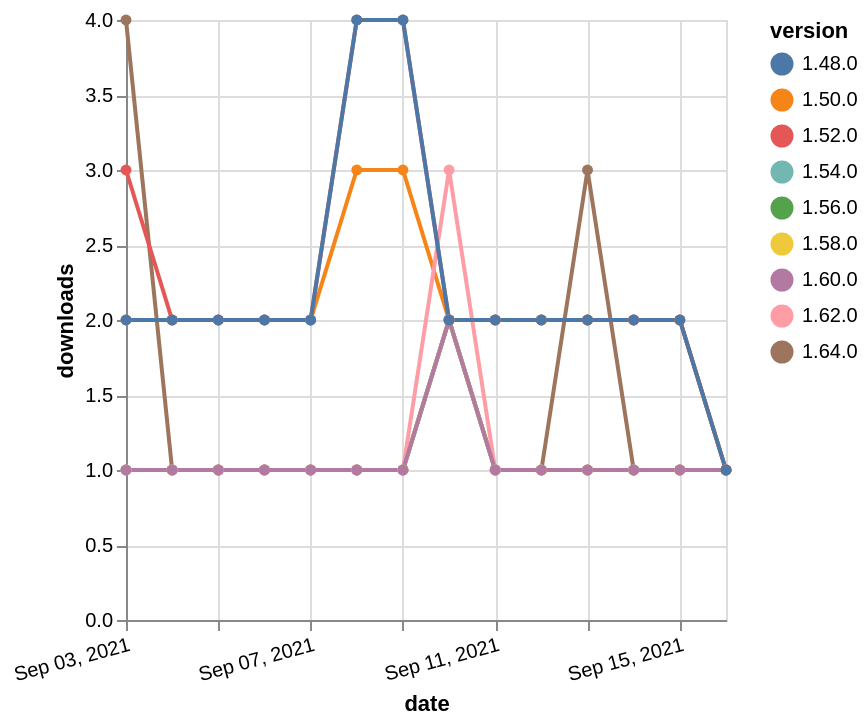

The Vega-Lite source for this figure:
### Vega-Lite specification from a JSON file in a GitHub repository (floating-point values rounded to 4 significant figures)
{"$schema": "https://vega.github.io/schema/vega-lite/v5.json", "description": "A simple bar chart with embedded data.", "data": {"values": [{"date": "2021-09-03", "total": 198, "delta": 1, "version": "1.56.0"}, {"date": "2021-09-04", "total": 199, "delta": 1, "version": "1.56.0"}, {"date": "2021-09-05", "total": 200, "delta": 1, "version": "1.56.0"}, {"date": "2021-09-06", "total": 201, "delta": 1, "version": "1.56.0"}, {"date": "2021-09-07", "total": 202, "delta": 1, "version": "1.56.0"}, {"date": "2021-09-08", "total": 203, "delta": 1, "version": "1.56.0"}, {"date": "2021-09-09", "total": 204, "delta": 1, "version": "1.56.0"}, {"date": "2021-09-10", "total": 206, "delta": 2, "version": "1.56.0"}, {"date": "2021-09-11", "total": 207, "delta": 1, "version": "1.56.0"}, {"date": "2021-09-12", "total": 208, "delta": 1, "version": "1.56.0"}, {"date": "2021-09-13", "total": 209, "delta": 1, "version": "1.56.0"}, {"date": "2021-09-14", "total": 210, "delta": 1, "version": "1.56.0"}, {"date": "2021-09-15", "total": 211, "delta": 1, "version": "1.56.0"}, {"date": "2021-09-16", "total": 212, "delta": 1, "version": "1.56.0"}, {"date": "2021-09-03", "total": 123, "delta": 4, "version": "1.64.0"}, {"date": "2021-09-04", "total": 124, "delta": 1, "version": "1.64.0"}, {"date": "2021-09-05", "total": 125, "delta": 1, "version": "1.64.0"}, {"date": "2021-09-06", "total": 126, "delta": 1, "version": "1.64.0"}, {"date": "2021-09-07", "total": 127, "delta": 1, "version": "1.64.0"}, {"date": "2021-09-08", "total": 128, "delta": 1, "version": "1.64.0"}, {"date": "2021-09-09", "total": 129, "delta": 1, "version": "1.64.0"}, {"date": "2021-09-10", "total": 131, "delta": 2, "version": "1.64.0"}, {"date": "2021-09-11", "total": 132, "delta": 1, "version": "1.64.0"}, {"date": "2021-09-12", "total": 133, "delta": 1, "version": "1.64.0"}, {"date": "2021-09-13", "total": 136, "delta": 3, "version": "1.64.0"}, {"date": "2021-09-14", "total": 137, "delta": 1, "version": "1.64.0"}, {"date": "2021-09-15", "total": 138, "delta": 1, "version": "1.64.0"}, {"date": "2021-09-16", "total": 139, "delta": 1, "version": "1.64.0"}, {"date": "2021-09-03", "total": 245, "delta": 1, "version": "1.54.0"}, {"date": "2021-09-04", "total": 246, "delta": 1, "version": "1.54.0"}, {"date": "2021-09-05", "total": 247, "delta": 1, "version": "1.54.0"}, {"date": "2021-09-06", "total": 248, "delta": 1, "version": "1.54.0"}, {"date": "2021-09-07", "total": 249, "delta": 1, "version": "1.54.0"}, {"date": "2021-09-08", "total": 250, "delta": 1, "version": "1.54.0"}, {"date": "2021-09-09", "total": 251, "delta": 1, "version": "1.54.0"}, {"date": "2021-09-10", "total": 253, "delta": 2, "version": "1.54.0"}, {"date": "2021-09-11", "total": 254, "delta": 1, "version": "1.54.0"}, {"date": "2021-09-12", "total": 255, "delta": 1, "version": "1.54.0"}, {"date": "2021-09-13", "total": 256, "delta": 1, "version": "1.54.0"}, {"date": "2021-09-14", "total": 257, "delta": 1, "version": "1.54.0"}, {"date": "2021-09-15", "total": 258, "delta": 1, "version": "1.54.0"}, {"date": "2021-09-16", "total": 259, "delta": 1, "version": "1.54.0"}, {"date": "2021-09-03", "total": 185, "delta": 1, "version": "1.58.0"}, {"date": "2021-09-04", "total": 186, "delta": 1, "version": "1.58.0"}, {"date": "2021-09-05", "total": 187, "delta": 1, "version": "1.58.0"}, {"date": "2021-09-06", "total": 188, "delta": 1, "version": "1.58.0"}, {"date": "2021-09-07", "total": 189, "delta": 1, "version": "1.58.0"}, {"date": "2021-09-08", "total": 190, "delta": 1, "version": "1.58.0"}, {"date": "2021-09-09", "total": 191, "delta": 1, "version": "1.58.0"}, {"date": "2021-09-10", "total": 193, "delta": 2, "version": "1.58.0"}, {"date": "2021-09-11", "total": 194, "delta": 1, "version": "1.58.0"}, {"date": "2021-09-12", "total": 195, "delta": 1, "version": "1.58.0"}, {"date": "2021-09-13", "total": 196, "delta": 1, "version": "1.58.0"}, {"date": "2021-09-14", "total": 197, "delta": 1, "version": "1.58.0"}, {"date": "2021-09-15", "total": 198, "delta": 1, "version": "1.58.0"}, {"date": "2021-09-16", "total": 199, "delta": 1, "version": "1.58.0"}, {"date": "2021-09-03", "total": 2554, "delta": 2, "version": "1.50.0"}, {"date": "2021-09-04", "total": 2556, "delta": 2, "version": "1.50.0"}, {"date": "2021-09-05", "total": 2558, "delta": 2, "version": "1.50.0"}, {"date": "2021-09-06", "total": 2560, "delta": 2, "version": "1.50.0"}, {"date": "2021-09-07", "total": 2562, "delta": 2, "version": "1.50.0"}, {"date": "2021-09-08", "total": 2565, "delta": 3, "version": "1.50.0"}, {"date": "2021-09-09", "total": 2568, "delta": 3, "version": "1.50.0"}, {"date": "2021-09-10", "total": 2570, "delta": 2, "version": "1.50.0"}, {"date": "2021-09-11", "total": 2572, "delta": 2, "version": "1.50.0"}, {"date": "2021-09-12", "total": 2574, "delta": 2, "version": "1.50.0"}, {"date": "2021-09-13", "total": 2576, "delta": 2, "version": "1.50.0"}, {"date": "2021-09-14", "total": 2578, "delta": 2, "version": "1.50.0"}, {"date": "2021-09-15", "total": 2580, "delta": 2, "version": "1.50.0"}, {"date": "2021-09-16", "total": 2581, "delta": 1, "version": "1.50.0"}, {"date": "2021-09-03", "total": 183, "delta": 1, "version": "1.62.0"}, {"date": "2021-09-04", "total": 184, "delta": 1, "version": "1.62.0"}, {"date": "2021-09-05", "total": 185, "delta": 1, "version": "1.62.0"}, {"date": "2021-09-06", "total": 186, "delta": 1, "version": "1.62.0"}, {"date": "2021-09-07", "total": 187, "delta": 1, "version": "1.62.0"}, {"date": "2021-09-08", "total": 188, "delta": 1, "version": "1.62.0"}, {"date": "2021-09-09", "total": 189, "delta": 1, "version": "1.62.0"}, {"date": "2021-09-10", "total": 192, "delta": 3, "version": "1.62.0"}, {"date": "2021-09-11", "total": 193, "delta": 1, "version": "1.62.0"}, {"date": "2021-09-12", "total": 194, "delta": 1, "version": "1.62.0"}, {"date": "2021-09-13", "total": 195, "delta": 1, "version": "1.62.0"}, {"date": "2021-09-14", "total": 196, "delta": 1, "version": "1.62.0"}, {"date": "2021-09-15", "total": 197, "delta": 1, "version": "1.62.0"}, {"date": "2021-09-16", "total": 198, "delta": 1, "version": "1.62.0"}, {"date": "2021-09-03", "total": 159, "delta": 1, "version": "1.60.0"}, {"date": "2021-09-04", "total": 160, "delta": 1, "version": "1.60.0"}, {"date": "2021-09-05", "total": 161, "delta": 1, "version": "1.60.0"}, {"date": "2021-09-06", "total": 162, "delta": 1, "version": "1.60.0"}, {"date": "2021-09-07", "total": 163, "delta": 1, "version": "1.60.0"}, {"date": "2021-09-08", "total": 164, "delta": 1, "version": "1.60.0"}, {"date": "2021-09-09", "total": 165, "delta": 1, "version": "1.60.0"}, {"date": "2021-09-10", "total": 167, "delta": 2, "version": "1.60.0"}, {"date": "2021-09-11", "total": 168, "delta": 1, "version": "1.60.0"}, {"date": "2021-09-12", "total": 169, "delta": 1, "version": "1.60.0"}, {"date": "2021-09-13", "total": 170, "delta": 1, "version": "1.60.0"}, {"date": "2021-09-14", "total": 171, "delta": 1, "version": "1.60.0"}, {"date": "2021-09-15", "total": 172, "delta": 1, "version": "1.60.0"}, {"date": "2021-09-16", "total": 173, "delta": 1, "version": "1.60.0"}, {"date": "2021-09-03", "total": 2450, "delta": 3, "version": "1.52.0"}, {"date": "2021-09-04", "total": 2452, "delta": 2, "version": "1.52.0"}, {"date": "2021-09-05", "total": 2454, "delta": 2, "version": "1.52.0"}, {"date": "2021-09-06", "total": 2456, "delta": 2, "version": "1.52.0"}, {"date": "2021-09-07", "total": 2458, "delta": 2, "version": "1.52.0"}, {"date": "2021-09-08", "total": 2462, "delta": 4, "version": "1.52.0"}, {"date": "2021-09-09", "total": 2466, "delta": 4, "version": "1.52.0"}, {"date": "2021-09-10", "total": 2468, "delta": 2, "version": "1.52.0"}, {"date": "2021-09-11", "total": 2470, "delta": 2, "version": "1.52.0"}, {"date": "2021-09-12", "total": 2472, "delta": 2, "version": "1.52.0"}, {"date": "2021-09-13", "total": 2474, "delta": 2, "version": "1.52.0"}, {"date": "2021-09-14", "total": 2476, "delta": 2, "version": "1.52.0"}, {"date": "2021-09-15", "total": 2478, "delta": 2, "version": "1.52.0"}, {"date": "2021-09-16", "total": 2479, "delta": 1, "version": "1.52.0"}, {"date": "2021-09-03", "total": 3048, "delta": 2, "version": "1.48.0"}, {"date": "2021-09-04", "total": 3050, "delta": 2, "version": "1.48.0"}, {"date": "2021-09-05", "total": 3052, "delta": 2, "version": "1.48.0"}, {"date": "2021-09-06", "total": 3054, "delta": 2, "version": "1.48.0"}, {"date": "2021-09-07", "total": 3056, "delta": 2, "version": "1.48.0"}, {"date": "2021-09-08", "total": 3060, "delta": 4, "version": "1.48.0"}, {"date": "2021-09-09", "total": 3064, "delta": 4, "version": "1.48.0"}, {"date": "2021-09-10", "total": 3066, "delta": 2, "version": "1.48.0"}, {"date": "2021-09-11", "total": 3068, "delta": 2, "version": "1.48.0"}, {"date": "2021-09-12", "total": 3070, "delta": 2, "version": "1.48.0"}, {"date": "2021-09-13", "total": 3072, "delta": 2, "version": "1.48.0"}, {"date": "2021-09-14", "total": 3074, "delta": 2, "version": "1.48.0"}, {"date": "2021-09-15", "total": 3076, "delta": 2, "version": "1.48.0"}, {"date": "2021-09-16", "total": 3077, "delta": 1, "version": "1.48.0"}]}, "width": "container", "mark": {"type": "line", "point": {"filled": true}}, "encoding": {"x": {"field": "date", "type": "temporal", "timeUnit": "yearmonthdate", "title": "date", "axis": {"labelAngle": -15}}, "y": {"field": "delta", "type": "quantitative", "title": "downloads"}, "color": {"field": "version", "type": "nominal"}, "tooltip": {"field": "delta"}}}
